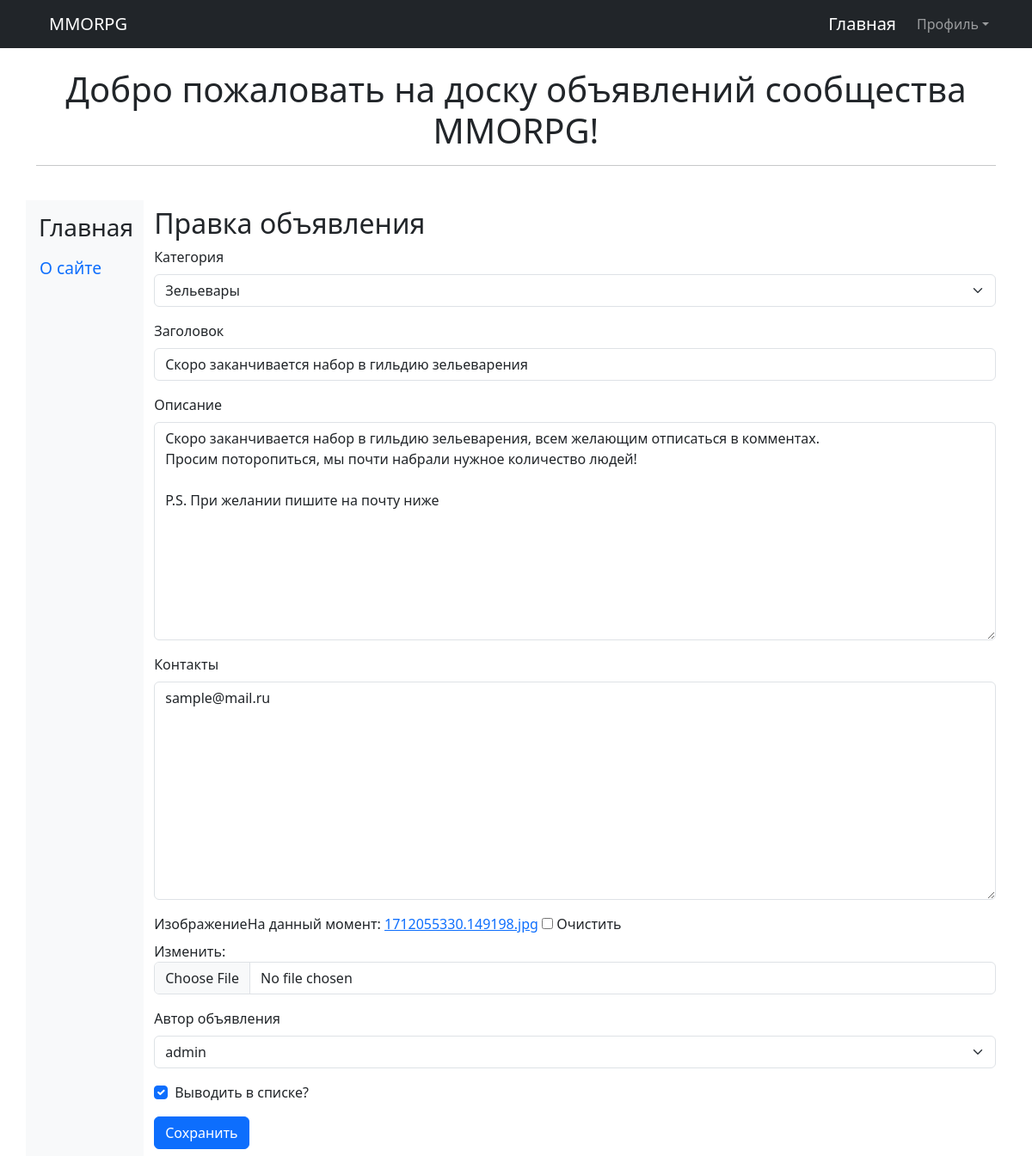
/accounts/profile/edit/7/ (signed in), run on the app's committed database.
### board/models.py (models this page shows, shortened)
class Advert(models.Model):
    category = models.ForeignKey('Category', null=True,
                                 on_delete=models.PROTECT,
                                 verbose_name='Категория')
    title = models.CharField(max_length=100, verbose_name='Заголовок')
    content = models.TextField(verbose_name='Описание')
    contacts = models.TextField(verbose_name='Контакты')
    image = models.ImageField(blank=True, upload_to=get_timestamp_path,
                              verbose_name='Изображение')
    author = models.ForeignKey(AdvUser, default='', on_delete=models.CASCADE,
                               verbose_name='Автор объявления')
    is_active = models.BooleanField(default=True, db_index=True,
                                    verbose_name='Выводить в списке?')
    created_at = models.DateTimeField(auto_now_add=True, db_index=True,
                                      verbose_name='Опубликовано')
    class Meta:
        verbose_name_plural = 'Объявления'
        verbose_name = 'Объявление'
        ordering = ['-created_at']

### board/views.py (the view)
# urls.py: path('accounts/profile/edit/<int:pk>/', profile_ad_edit, name='profile_ad_edit'),
@login_required
def profile_ad_edit(request, pk):
    ad = get_object_or_404(Advert, pk=pk)
    if request.method == 'POST':
        form = AdvertForm(request.POST, request.FILES, instance=ad)
        if form.is_valid():
            ad = form.save()
            formset = AIFormSet(request.POST, request.FILES, instance=ad)
            if formset.is_valid():
                formset.save()
                messages.add_message(request, messages.SUCCESS,
                                     'Объявление исправлено')
                return redirect('board:profile')
    else:
        form = AdvertForm(instance=ad)
        formset = AIFormSet(instance=ad)
    context = {'form': form, 'formset': formset}
    return render(request, 'main/profile_ad_edit.html', context)

### board/forms.py
class AdvertForm(ModelForm):
    class Meta:
        model = Advert
        fields = '__all__'

### board/models.py (called while the page is built)
    def __str__(self):
        return self.name

### board/templates/main/profile_ad_edit.html (shortened to what this page needs)
{% extends 'layout/basic.html' %}
{% load django_bootstrap5 %}
{% block content %}
<h2>Правка объявления</h2>
<form method="post" enctype="multipart/form-data">
    {% bootstrap_form form layout='horizontal' %}
    {% bootstrap_button 'Сохранить' %}
</form>
{% endblock %}

### data on the page
Advert: category "Зельевары", title "Скоро заканчивается набор в гильдию зельеварения", content "Скоро заканчивается набор в гильдию зельеварения, всем желающим отписаться в комментах. Просим поторопиться, мы почти набрали нужное количество людей! P.S. При желании пишите на почту ниже", contacts "sample@mail.ru", author "admin", is_active "☑"
